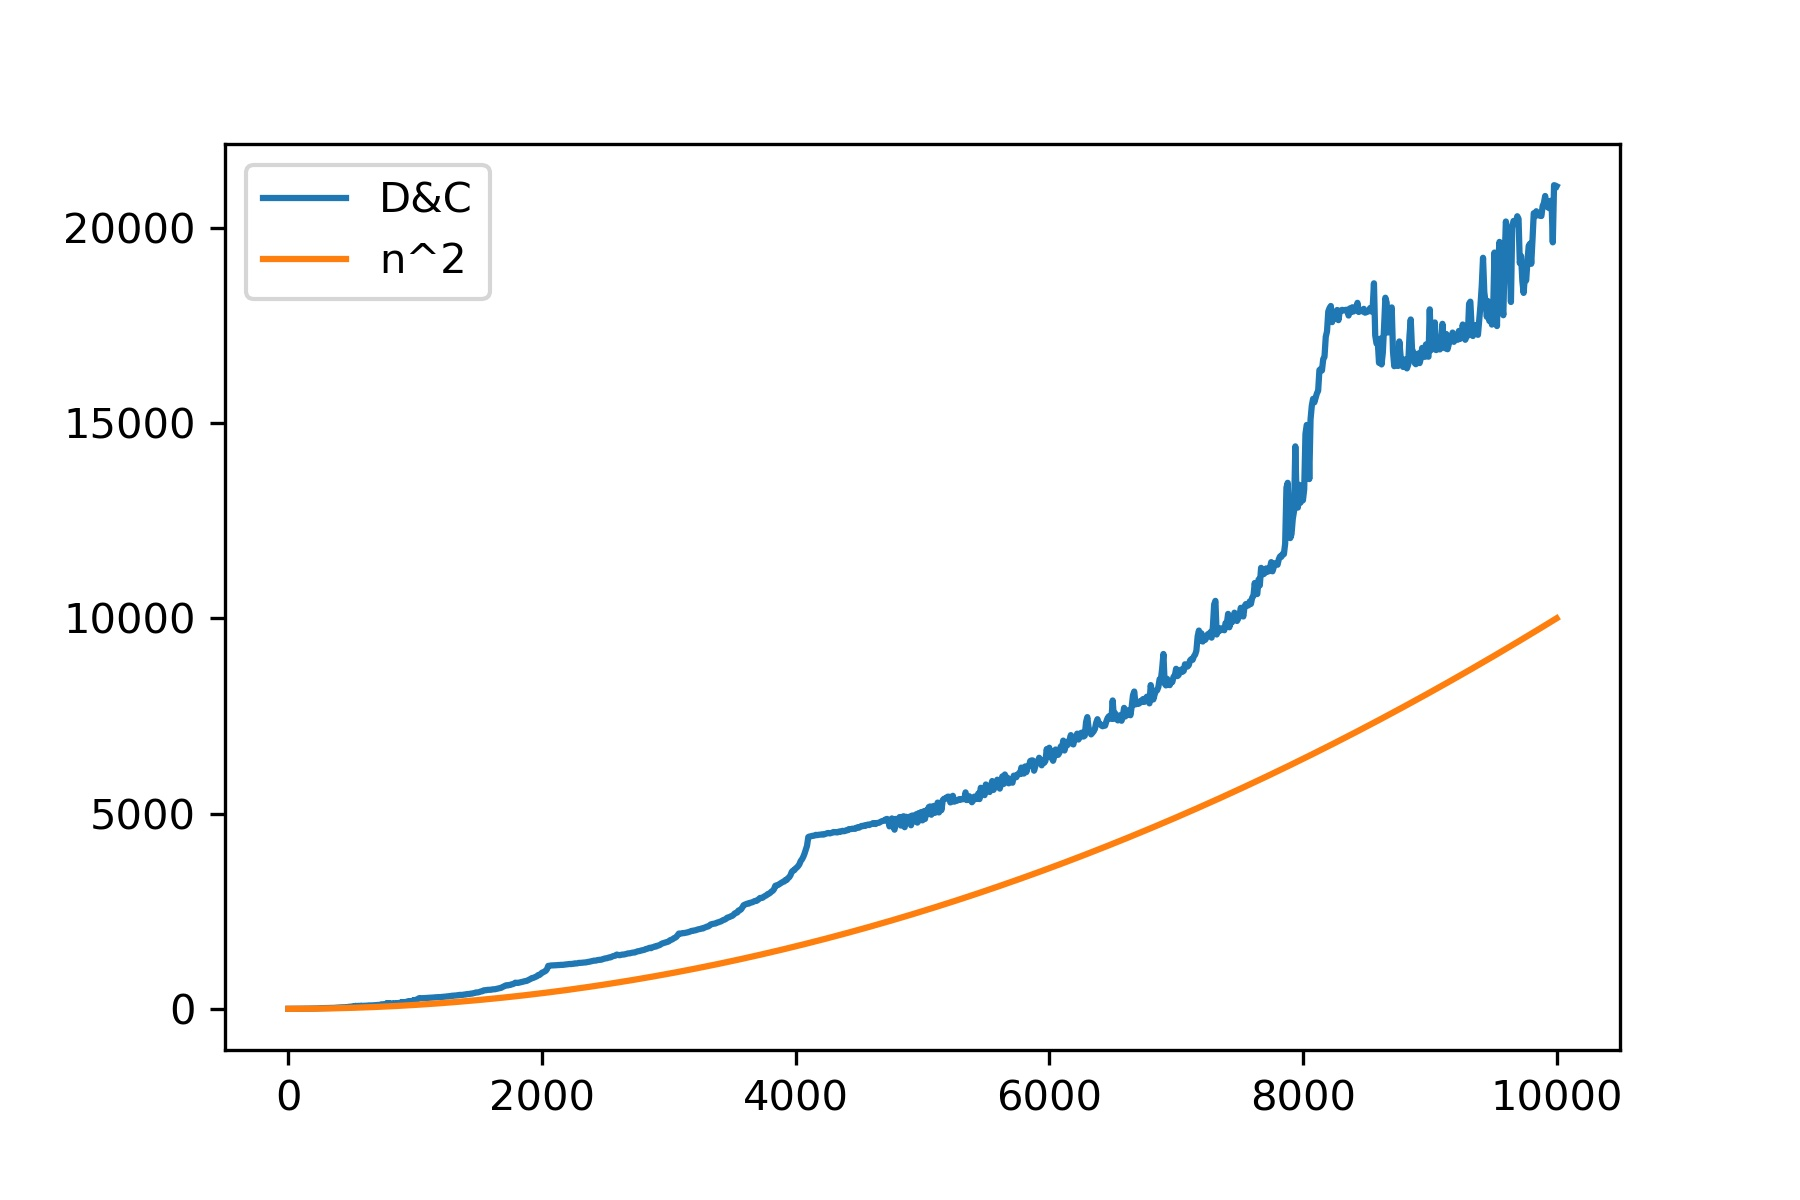

This chart was generated by the following Python code:
import pandas as pd
import matplotlib.pyplot as plt
f = pd.read_csv("data.csv", names = ['size', 'School', 'D&C', 'Kara'])
#plt.plot(f['size'], f['Kara'], label='Kara')
plt.plot(f['size'], f['D&C'], label='D&C')
#plt.plot(f['size'], f['School'], label='School')
plt.plot(f['size'], (f['size']/100)**2, label='n^2')
#plt.plot(f['size'], (f['size']/100)**1.59, label='n^1.59')
plt.legend()
plt.savefig("figure2.jpg", dpi=300)
plt.show()
